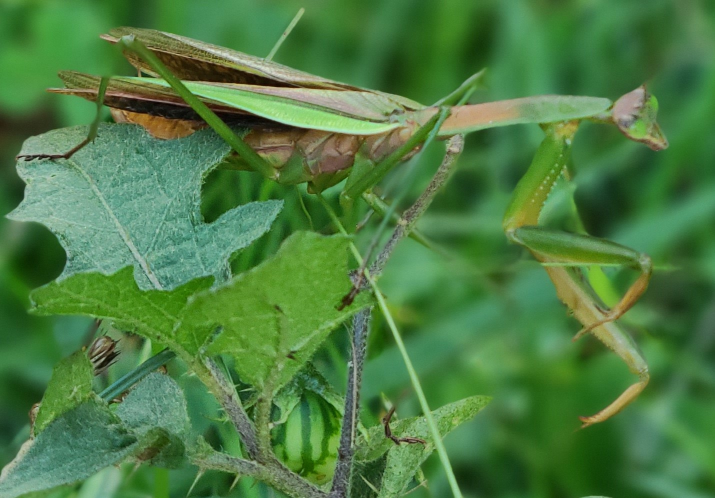
#> input picture images/praying mantis small.jpg, 1430 x 996 px, found by its file name (shown at 1/2 size)
$ python 12_grain_size_measurement.py
#> lines starting #> are read from the running program, lines starting #| are printed output that depends on the picture
#!/usr/bin/env python
# coding: utf-8

# # Image Analysis: Grain Size Measurement

# :::{admonition} Learning Objectives
# After completing this lesson, you should be able to:
# * install opencv-contrib-python for image analysis
# * perform various image analysis techniques to analyze grain sizes such as
#     * converting color to grayscale
#     * Pyramid Mean Shift Filtering
#     * Gaussian Blur
#     * thresholding
#     * watershedding
#
# :::

# ## Install opencv
#
# First make sure you have cv2 installed.  Go to the anaconda power shell and run the following command: `pip install opencv-contrib-python`

# ## Load Packages

# In[1]:


import cv2 as cv
import numpy as np
from matplotlib import pyplot as plt
import matplotlib.image as mpimg
from scipy import ndimage
from skimage import io, color, measure
import pandas as pd

from PIL import Image
from IPython.display import display

from pathlib import Path


# ## Read Image File

# Let's take a look at what is actually stored in an image file.  We need this to better understand the steps below.  We will look at two types of images.  One is an RGB color image and the other is a grayscale image. Notice again that for images the origin is located at the top-left.

# In[2]:


# cvread assumes the color image is in Blue-Green-Red format
img_cvread=cv.imread('../images/praying mantis small.jpg')
#> img_cvread is the input picture: shape (996, 1430, 3); mean B, G, R 67.1, 124.6, 76.4
# convert read image to the correct Red-Green-Blue format
img_rgb=cv.cvtColor(img_cvread,cv.COLOR_BGR2RGB)
# convert to grayscale
img_gray=cv.cvtColor(img_rgb,cv.COLOR_RGB2GRAY) #move img to gray scale
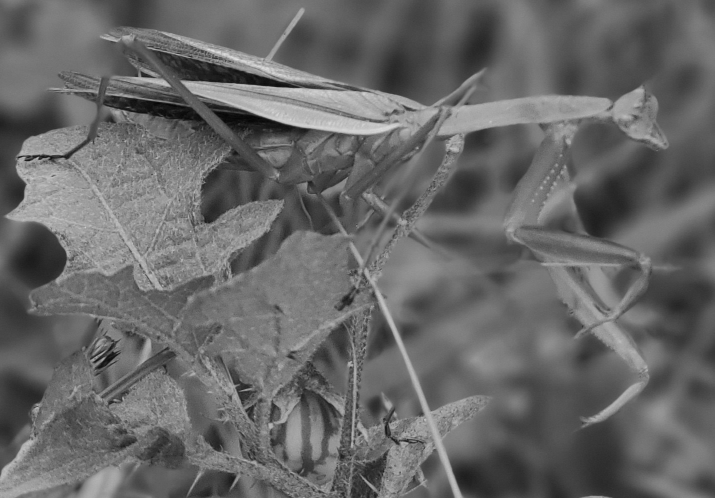
#> img_gray: shape (996, 1430) (shown at 1/2 size); min 3, max 228, mean 103.6

#> (the run stopped early here; a loop or call above may not have finished)
